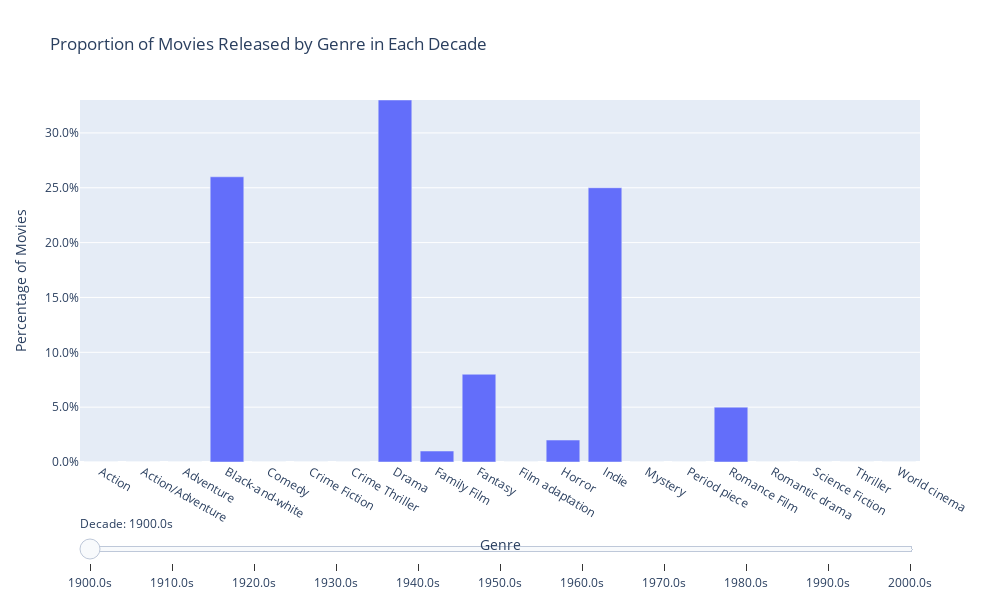

The code cell stored with this chart in its notebook:
### Code cell
# Create an interactive figure
import plotly.express as px
fig = go.Figure()

# Iterate through each decade and create a bar plot for it
for decade in movies_per_decade_by_genre_normalized.index:
    fig.add_trace(go.Bar(
        x=movies_per_decade_by_genre_normalized.columns,
        y=movies_per_decade_by_genre_normalized.loc[decade], # Convert to percentage
        name=f'{decade}s',
        visible=False # Initially set all traces to invisible
    ))

# Set the first decade to be visible
fig.data[0].visible = True

# Create the slider steps
steps = []
for i, decade in enumerate(movies_per_decade_by_genre_normalized.index):
    step = dict(
        method="update",
        args=[{"visible": [False] * len(fig.data)}], # Hide all traces
        label=f"{decade}s"
    )
    step["args"][0]["visible"][i] = True # Set the current decade's trace to visible
    steps.append(step)

# Determine the maximum value for the y-axis
max_y_value = movies_per_decade_by_genre_normalized.max().max()

# Create slider
sliders = [dict(
    active=0,
    currentvalue={"prefix": "Decade: "},
    pad={"t": 50},
    steps=steps
)]

# Update the layout to include the slider and fix y-axis range
fig.update_layout(
    sliders=sliders,
    title='Proportion of Movies Released by Genre in Each Decade',
    xaxis_title='Genre',
    yaxis_title='Percentage of Movies',
    yaxis=dict(
        tickformat=".1%",
        range=[0, max_y_value] # Fix y-axis range from 0 to the maximum value
    ),
    barmode='group',
    width=1000, # Set figure width
    height=600 # Set figure height
)

# Show the plot
fig.show()

### Figure 1 — Plotly figure (JSON) as saved in the notebook; plotly's stock layout.template omitted (floating-point values rounded to 4 significant figures)
{"data": [{"name": "1900.0s", "visible": true, "x": ["Action", "Action/Adventure", "Adventure", "Black-and-white", "Comedy", "Crime Fiction", "Crime Thriller", "Drama", "Family Film", "Fantasy", "Film adaptation", "Horror", "Indie", "Mystery", "Period piece", "Romance Film", "Romantic drama", "Science Fiction", "Thriller", "World cinema"], "y": [0, 0, 0, 0.26, 0, 0, 0, 0.33, 0.01, 0.08, 0, 0.02, 0.25, 0, 0, 0.05, 0, 0, 0, 0], "type": "bar"}, {"name": "1910.0s", "visible": false, "x": ["Action", "Action/Adventure", "Adventure", "Black-and-white", "Comedy", "Crime Fiction", "Crime Thriller", "Drama", "Family Film", "Fantasy", "Film adaptation", "Horror", "Indie", "Mystery", "Period piece", "Romance Film", "Romantic drama", "Science Fiction", "Thriller", "World cinema"], "y": [0.004283, 0.004283, 0.0364, 0.2827, 0.02998, 0, 0, 0.2998, 0.002141, 0.04711, 0, 0.02141, 0.2248, 0, 0, 0.0257, 0, 0.01285, 0.006424, 0.002141], "type": "bar"}, {"name": "1920.0s", "visible": false, "x": ["Action", "Action/Adventure", "Adventure", "Black-and-white", "Comedy", "Crime Fiction", "Crime Thriller", "Drama", "Family Film", "Fantasy", "Film adaptation", "Horror", "Indie", "Mystery", "Period piece", "Romance Film", "Romantic drama", "Science Fiction", "Thriller", "World cinema"], "y": [0.02857, 0.03377, 0.02727, 0.2364, 0.04416, 0.04935, 0.005195, 0.2091, 0.01039, 0.02208, 0.02208, 0.02727, 0.161, 0.02208, 0.002597, 0.04416, 0.01688, 0.01169, 0.01688, 0.009091], "type": "bar"}, {"name": "1930.0s", "visible": false, "x": ["Action", "Action/Adventure", "Adventure", "Black-and-white", "Comedy", "Crime Fiction", "Crime Thriller", "Drama", "Family Film", "Fantasy", "Film adaptation", "Horror", "Indie", "Mystery", "Period piece", "Romance Film", "Romantic drama", "Science Fiction", "Thriller", "World cinema"], "y": [0.05253, 0.0399, 0.05808, 0.2242, 0.06667, 0.0404, 0.01414, 0.1692, 0.03232, 0.01919, 0.03838, 0.04293, 0.001515, 0.04242, 0.01061, 0.07323, 0.02222, 0.009596, 0.03838, 0.00404], "type": "bar"}, {"name": "1940.0s", "visible": false, "x": ["Action", "Action/Adventure", "Adventure", "Black-and-white", "Comedy", "Crime Fiction", "Crime Thriller", "Drama", "Family Film", "Fantasy", "Film adaptation", "Horror", "Indie", "Mystery", "Period piece", "Romance Film", "Romantic drama", "Science Fiction", "Thriller", "World cinema"], "y": [0.03642, 0.027, 0.04133, 0.1751, 0.07201, 0.06097, 0.03273, 0.1923, 0.03151, 0.02373, 0.02823, 0.02291, 0.0004092, 0.05728, 0.008592, 0.07283, 0.02741, 0.007365, 0.07283, 0.009002], "type": "bar"}, {"name": "1950.0s", "visible": false, "x": ["Action", "Action/Adventure", "Adventure", "Black-and-white", "Comedy", "Crime Fiction", "Crime Thriller", "Drama", "Family Film", "Fantasy", "Film adaptation", "Horror", "Indie", "Mystery", "Period piece", "Romance Film", "Romantic drama", "Science Fiction", "Thriller", "World cinema"], "y": [0.04682, 0.0494, 0.05112, 0.08247, 0.05412, 0.06186, 0.02448, 0.2195, 0.04296, 0.02277, 0.03308, 0.04081, 0.005155, 0.03308, 0.0116, 0.0799, 0.02878, 0.03351, 0.06486, 0.01375], "type": "bar"}, {"name": "1960.0s", "visible": false, "x": ["Action", "Action/Adventure", "Adventure", "Black-and-white", "Comedy", "Crime Fiction", "Crime Thriller", "Drama", "Family Film", "Fantasy", "Film adaptation", "Horror", "Indie", "Mystery", "Period piece", "Romance Film", "Romantic drama", "Science Fiction", "Thriller", "World cinema"], "y": [0.06351, 0.05829, 0.05782, 0.04692, 0.08863, 0.04123, 0.01517, 0.2, 0.0436, 0.02133, 0.04171, 0.05545, 0.02038, 0.02749, 0.009479, 0.06588, 0.02322, 0.02512, 0.0654, 0.02938], "type": "bar"}, {"name": "1970.0s", "visible": false, "x": ["Action", "Action/Adventure", "Adventure", "Black-and-white", "Comedy", "Crime Fiction", "Crime Thriller", "Drama", "Family Film", "Fantasy", "Film adaptation", "Horror", "Indie", "Mystery", "Period piece", "Romance Film", "Romantic drama", "Science Fiction", "Thriller", "World cinema"], "y": [0.07585, 0.06321, 0.04646, 0.004425, 0.06416, 0.06195, 0.02623, 0.1814, 0.0237, 0.02118, 0.03824, 0.07933, 0.03003, 0.03887, 0.03097, 0.04077, 0.01738, 0.03445, 0.09576, 0.0256], "type": "bar"}, {"name": "1980.0s", "visible": false, "x": ["Action", "Action/Adventure", "Adventure", "Black-and-white", "Comedy", "Crime Fiction", "Crime Thriller", "Drama", "Family Film", "Fantasy", "Film adaptation", "Horror", "Indie", "Mystery", "Period piece", "Romance Film", "Romantic drama", "Science Fiction", "Thriller", "World cinema"], "y": [0.07505, 0.06447, 0.05247, 0.001424, 0.09233, 0.05105, 0.02441, 0.1474, 0.03803, 0.03925, 0.02217, 0.0722, 0.0423, 0.0299, 0.01708, 0.04942, 0.02217, 0.04556, 0.08745, 0.02583], "type": "bar"}, {"name": "1990.0s", "visible": false, "x": ["Action", "Action/Adventure", "Adventure", "Black-and-white", "Comedy", "Crime Fiction", "Crime Thriller", "Drama", "Family Film", "Fantasy", "Film adaptation", "Horror", "Indie", "Mystery", "Period piece", "Romance Film", "Romantic drama", "Science Fiction", "Thriller", "World cinema"], "y": [0.07252, 0.05256, 0.04251, 0.001222, 0.09643, 0.06084, 0.033, 0.1562, 0.0402, 0.03667, 0.02879, 0.0383, 0.04129, 0.02648, 0.03151, 0.06478, 0.02893, 0.02635, 0.09684, 0.02458], "type": "bar"}, {"name": "2000.0s", "visible": false, "x": ["Action", "Action/Adventure", "Adventure", "Black-and-white", "Comedy", "Crime Fiction", "Crime Thriller", "Drama", "Family Film", "Fantasy", "Film adaptation", "Horror", "Indie", "Mystery", "Period piece", "Romance Film", "Romantic drama", "Science Fiction", "Thriller", "World cinema"], "y": [0.06785, 0.0527, 0.03683, 0.0008058, 0.08687, 0.05455, 0.03118, 0.1562, 0.02643, 0.03086, 0.0245, 0.05689, 0.04633, 0.03263, 0.0274, 0.06269, 0.02699, 0.02981, 0.1067, 0.04182], "type": "bar"}], "layout": {"yaxis": {"title": {"text": "Percentage of Movies"}, "tickformat": ".1%", "range": [0, 0.33]}, "sliders": [{"active": 0, "currentvalue": {"prefix": "Decade: "}, "pad": {"t": 50}, "steps": [{"args": [{"visible": [true, false, false, false, false, false, false, false, false, false, false]}], "label": "1900.0s", "method": "update"}, {"args": [{"visible": [false, true, false, false, false, false, false, false, false, false, false]}], "label": "1910.0s", "method": "update"}, {"args": [{"visible": [false, false, true, false, false, false, false, false, false, false, false]}], "label": "1920.0s", "method": "update"}, {"args": [{"visible": [false, false, false, true, false, false, false, false, false, false, false]}], "label": "1930.0s", "method": "update"}, {"args": [{"visible": [false, false, false, false, true, false, false, false, false, false, false]}], "label": "1940.0s", "method": "update"}, {"args": [{"visible": [false, false, false, false, false, true, false, false, false, false, false]}], "label": "1950.0s", "method": "update"}, {"args": [{"visible": [false, false, false, false, false, false, true, false, false, false, false]}], "label": "1960.0s", "method": "update"}, {"args": [{"visible": [false, false, false, false, false, false, false, true, false, false, false]}], "label": "1970.0s", "method": "update"}, {"args": [{"visible": [false, false, false, false, false, false, false, false, true, false, false]}], "label": "1980.0s", "method": "update"}, {"args": [{"visible": [false, false, false, false, false, false, false, false, false, true, false]}], "label": "1990.0s", "method": "update"}, {"args": [{"visible": [false, false, false, false, false, false, false, false, false, false, true]}], "label": "2000.0s", "method": "update"}]}], "title": {"text": "Proportion of Movies Released by Genre in Each Decade"}, "xaxis": {"title": {"text": "Genre"}}, "barmode": "group", "width": 1000, "height": 600}}
